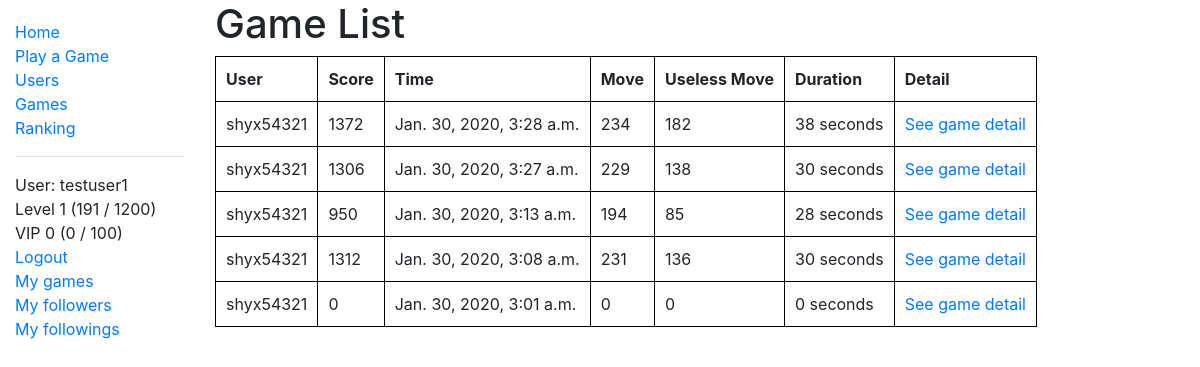
The app's page /two_zero_four_eight/games/ (signed in) with its own data.
### two_zero_four_eight/models.py (models this page shows, shortened)
class User(AbstractUser):
    game_played = models.IntegerField(verbose_name='Number of Games Played', default=0)
    best_game = models.OneToOneField('Game', on_delete=models.CASCADE, null=True, blank=True)
    highest_score = models.PositiveIntegerField(verbose_name='Highest Score', null=True, blank=True)
    experience = models.IntegerField(verbose_name='Experience', default=0)
    money_deposited = models.IntegerField(verbose_name='Money Deposited', default=0)
    num_follower = models.IntegerField(verbose_name='Followers', default=0)
    num_following = models.IntegerField(verbose_name='Followings', default=0)
    class Meta:
        ordering = ['date_joined']
    @property
    def level(self):
        return binary_search(number=self.experience, array=experience_table)
    @property
    def level_string(self):
        return 'Level ' + status_string(level=self.level, experience=self.experience, table=experience_table)
    @property
    def vip_level(self):
        return binary_search(number=self.money_deposited, array=vip_table)
    @property
    def vip_level_string(self):
        return 'VIP ' + status_string(level=self.vip_level, experience=self.money_deposited, table=vip_table)

class Game(models.Model):
    player = models.ForeignKey(User, on_delete=models.CASCADE, null=False, blank=False)
    score = models.PositiveIntegerField(verbose_name='Score')
    started_at = models.DateTimeField(default=timezone.now, db_index=True)
    duration_second = models.PositiveIntegerField(verbose_name='Duration in Second')
    time_2048_second = models.PositiveIntegerField(verbose_name='Time taken to achieve 2048', null=True, blank=True)
    move = models.PositiveIntegerField(verbose_name='Number of Moves', default=0)
    useless_move = models.IntegerField(verbose_name='Number of useless moves', default=0)
    game_reconstruction = models.TextField(verbose_name='Game Reconstruction', null=True, default=None)
    class Meta:
        ordering = ['-started_at']
    def get_absolute_url(self):
        return reverse('game-detail', args=[str(self.id)])

### two_zero_four_eight/views.py (the view)
# urls.py: path('games/', views.GameListView.as_view(), name='games'),
class GameListView(generic.ListView):
    model = Game
    paginate_by = 5

### two_zero_four_eight/models.py (called while the page is built)
def binary_search(array, number):
    hi = len(array)
    lo = 0
    while hi > lo:
        mid = lo + int((hi - lo + 1) / 2)
        if array[mid] <= number:
            lo = mid
        else:
            hi = mid - 1
    return lo

def status_string(level, experience, table):
    return str(level) + ' (' + str(experience - table[level]) + ' / ' + str(table[level + 1] - table[level]) + ')'

### two_zero_four_eight/templates/two_zero_four_eight/game_list.html
{% extends "base_generic.html" %}
{% block content %}
  <h1>Game List</h1>
  {% if game_list %}
    <table>
      <tr>
        <th>User</th>
        <th>Score</th>
        <th>Time</th>
        <th>Move</th>
        <th>Useless Move</th>
        <th>Duration</th>
        <th>Detail</th>
      </tr>
      {% for game in game_list %}
        <tr>
          <td>{{ game.player }}</td>
          <td>{{ game.score }}</td>
          <td>{{ game.started_at }}</td>
          <td>{{ game.move }}</td>
          <td>{{ game.useless_move }}</td>
          <td>{{ game.duration_second }} seconds</td>
          <td><a href="{{ game.get_absolute_url }}">See game detail</a></td>
        </tr>
      {% endfor %}
    </table>
  {% else %}
    <p>There are no games in the library.</p>
  {% endif %}
{% endblock %}

### two_zero_four_eight/templates/base_generic.html (shortened to what this page needs)
<!DOCTYPE html>
<html lang="en">
<head>
  <link rel="stylesheet" href="https://stackpath.bootstrapcdn.com/bootstrap/4.1.3/css/bootstrap.min.css">
  {% load bootstrap_pagination %}
  <link rel="stylesheet" href="{% static 'css/styles.css' %}">
</head>
<body>
  <div class="container-fluid">
    <div class="row">
      <div class="col-sm-2">
      {% block sidebar %}
        <ul class="sidebar-nav">
          <li><a href="{% url 'index' %}">Home</a></li>
          <li><a href="{% url 'play-game' %}">Play a Game</a></li>
          <li><a href="{% url 'users' %}">Users</a></li>
          <li><a href="{% url 'games' %}">Games</a></li>
          <li><a href="{% url 'user-rank' %}">Ranking</a></li>
          <hr/>
          {% if user.is_authenticated %}
          <li>User: {{ user.get_username }}</li>
          <li>{{ user.level_string }}</li>
          <li>{{ user.vip_level_string }}</li>
          <li><a href="{% url 'logout'%}?next={{request.path}}">Logout</a></li>
          <li><a href="{% url 'user-game' user.id %}">My games</a></li>
          <li><a href="{% url 'user-follower' %}">My followers</a></li>
          <li><a href="{% url 'user-following' %}">My followings</a></li>
          {% else %}
             <li><a href="{% url 'login'%}?next={{request.path}}">Login</a></li>
          {% endif %}
        </ul>
     {% endblock %}
      </div>
      <div class="col-sm-10 ">
          {% block content %}{% endblock %}
      </div>
    </div>
  </div>
</body>
</html>

### two_zero_four_eight/static/css/styles.css (style rules this page uses)
.sidebar-nav { margin-top: 20px; padding: 0; list-style: none; }
table, th, td { padding: 10px; border: 1px solid black; border-collapse: collapse; }

### records on screen
User: get_username "testuser1", level_string "Level 1 (191 / 1200)", vip_level_string "VIP 0 (0 / 100)"
Game: player "shyx54321", score "1372", started_at "Jan. 30, 2020, 3:28 a.m.", move "234", useless_move "182", duration_second "38"
Game: player "shyx54321", score "1306", started_at "Jan. 30, 2020, 3:27 a.m.", move "229", useless_move "138", duration_second "30"
Game: player "shyx54321", score "950", started_at "Jan. 30, 2020, 3:13 a.m.", move "194", useless_move "85", duration_second "28"
Game: player "shyx54321", score "1312", started_at "Jan. 30, 2020, 3:08 a.m.", move "231", useless_move "136", duration_second "30"
Game: player "shyx54321", score "0", started_at "Jan. 30, 2020, 3:01 a.m.", move "0", useless_move "0", duration_second "0"
